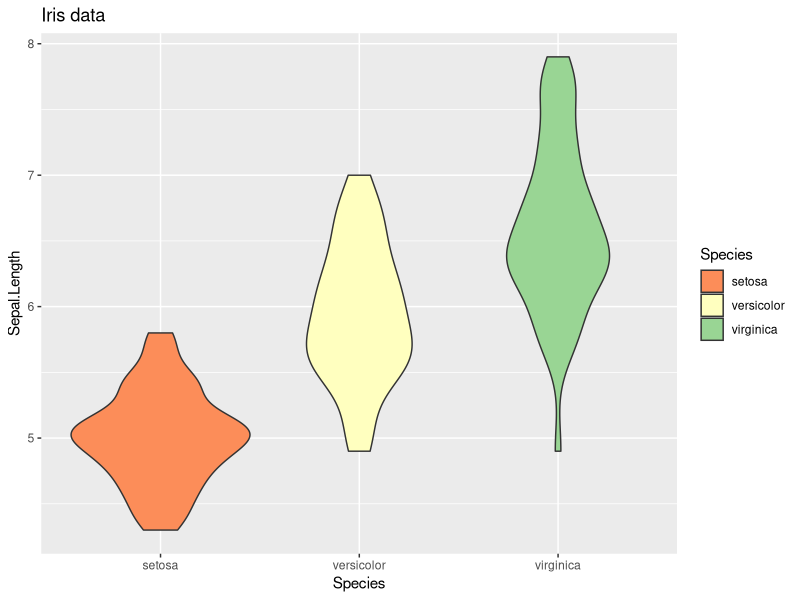

This chart was generated by the following R code:
# Sum values in a column of a data frame.
#
# ARGUMENTS:
# d: a data frame or tibble
# var: the name of a column of d, provided as a string

# RETURN VALUE:
# if the specified column exists and contains numbers, returns the sum of
# all values in the column; otherwise, returns NULL
sum_column <- function(d, var) {
  # Set a default value to return
  result <- NULL
  x <- d[[var]] # Remember, as we showed in class: there are two ways
  # to access a column, and this is one; you should try
  # and figure out why the other way won't work here,
  # but that's not part of the homework
  if (!is.null(x)) { # This tests to see whether the column exists in
    # d; again, you should try and find a way to test
    # this out for yourself to verify that it's true,
    # but that's not part of the homework
  if (is.numeric(x)){
     result <- sum(x)
  }
  }
    # You will need to do a bit of research in order to figure out how
    # to test whether a vector contains numbers.
  # YOUR CODE HERE: return the result
  return(result)
}

# Sum values in a vector.
#
# ARGUMENTS:
# x: a vector
#
# RETURN VALUE:
# if the vector contains numbers, returns the sum of
# all values; otherwise, returns NULL

# création de la fonction my_sum qui va ajouter les valeurs au vecteur
  my_sum <- function(x) {
# Vérifier que x n'est pas vide  
  if (!is.null(x)){
# Vérifier que x contient des chiffres 
  if (is.numeric(x)){
#création de la variable result par défaut. On ajoute le nombre de la case suivante à la case précédente. 
#Le premier résultat: rien n'a été additionné, donc il s'agit de 0
  result <- 0
# Pour chaque case i de x: 
  for (i in x) {
# La variable result devient result additionné au nombre dans le i suivant
       result <- result + i
  }
#Return le résultat mis à jour
    return(result)
  }
  }
#si les conditions précédentes ne sont pas respectée, la fonction returns NULL
      else 
  return(NULL)  
}

# création de la fonction sum_divided_by
  sum_divided_by <- function(x,k) {
#création d'une variable division que l'on va pouvoir appeler dans la fonction my_sum plus tard
# division divise le vecteur x par le nombre k.
# le vecteur et le nombre ont été convertis en valeurs numériques grâce à as.numeric
  division <- as.numeric(x) / as.numeric(k)
#result est la variable ayant le résultat final: à savoir la somme des divisions.
# la somme des nouveaux x (les divisions) est faite grâce la fonction my_sum
  result <- my_sum(division)
#si x ou k n'est pas numérique  
  if (!is.numeric(x) | !is.numeric(k)) {
#la sortie sera NULL    
    return(NULL)
  }
#si x et k sont numériques, la sortie sera la somme des divisions.  
  else {
    return(result)
  }
  }
  


#Création de la fonction my_mean, qui ne prend qu'un argument (x)
my_mean <- function(x){
#Comme sum_divided_by divise la somme des x par k, il suffit de remplacer le second argument de
# sum_divided_by (k) par le nombre d'occurrences de x, à savoir sa longueur.
result <- sum_divided_by(x,length(x))  
#Si une valeur n'est pas numérique pour x, le résultat sera NULL
if (!is.numeric(x)) {
  return(NULL)
}
#sinon, le résultat sera la moyenne.
else {
  return(result)
}
 
}


# Return a violin plot.
#
# ARGUMENTS:
# d: a data frame or tibble
# var: the name of a column of d containing the dependent variable, provided as a
#     string
# grouping_var: the name of a column of d containing a grouping variable,
#               provided as a string
#
# RETURN VALUE:
# A ggplot plot object containing a violin plot, grouped by the values
# of the grouping variable.
#
grouped_violin_plot <- function(d, var, grouping_var) {
  # Create the base ggplot object
p <- ggplot2::ggplot(d, ggplot2::aes_string(y=var, x=grouping_var, fill=grouping_var))
                                              
# YOUR CODE HERE: Create a violin plot
p <- p + ggplot2::geom_violin()
  
return(p) 
}

p <- grouped_violin_plot(iris, "Sepal.Length", "Species")
# Pour changer les couleurs il faut appeler la fonction "remplissage" de couleurs chargée depuis
# le package ggplot2, et choisir n'importe quel modèle donné soit dans la rubrique "help" soit
# dans le tutoriel http://r-statistics.co/Complete-Ggplot2-Tutorial-Part1-With-R-Code.html#5.%20Changing%20the%20color%20and%20size%20of%20points
p <- p + ggplot2::scale_fill_brewer(palette = "Spectral")
# Puis on donne un titre grâce à la fonction labs() chargée depuis le même package "Iris data".
p <- p + ggplot2::labs(title= "Iris data") 
print(p)


  
  
  
  
  